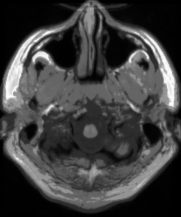
#> input picture Data/NoNoise/1.png, 181 x 217 px
$ python test.py
#> lines starting #> are read from the running program, lines starting #| are printed output that depends on the picture
#> further down, ori is the input picture: shape (217, 181, 3); min 0, max 254, mean 62.1
import cv2
import numpy as np
import math
import matplotlib.pyplot as plt


def comparison_psnr(img1, img2):
    img1 = img1.astype(np.float64)
    img2 = img2.astype(np.float64)
    mse = np.mean((img1 - img2) ** 2)
#> mse = 0
    if mse == 0:
        return 100
    max_pixel = 255.0
    psnr = 20 * math.log10(max_pixel / math.sqrt(mse))
    return psnr


def ssim(img1, img2):
    C1 = (0.01 * 255)**2
    C2 = (0.03 * 255)**2

    img1 = img1.astype(np.float64)
    img2 = img2.astype(np.float64)
    kernel = cv2.getGaussianKernel(11, 1.5)
    window = np.outer(kernel, kernel.transpose())

    mu1 = cv2.filter2D(img1, -1, window)[5:-5, 5:-5]  # valid
    mu2 = cv2.filter2D(img2, -1, window)[5:-5, 5:-5]
    mu1_sq = mu1**2
    mu2_sq = mu2**2
    mu1_mu2 = mu1 * mu2
    sigma1_sq = cv2.filter2D(img1**2, -1, window)[5:-5, 5:-5] - mu1_sq
    sigma2_sq = cv2.filter2D(img2**2, -1, window)[5:-5, 5:-5] - mu2_sq
    sigma12 = cv2.filter2D(img1 * img2, -1, window)[5:-5, 5:-5] - mu1_mu2

    ssim_map = ((2 * mu1_mu2 + C1) * (2 * sigma12 + C2)) / ((mu1_sq + mu2_sq + C1) * (sigma1_sq + sigma2_sq + C2))
    return ssim_map.mean()


def comparison_ssim(img1, img2):
    if not img1.shape == img2.shape:
        raise ValueError('Input images must have the same dimensions.')
    if img1.ndim == 2:
        return ssim(img1, img2)
    elif img1.ndim == 3:
        if img1.shape[2] == 3:
            ssims = []
            for i in range(3):
                ssims.append(ssim(img1, img2))
#> this loop made 3 passes
#> pass 1, in ssim, `mu1 = cv2.filter2D(img1, -1, window)[5:-5, 5:-5]`:
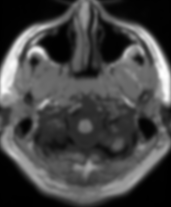
#> mu1: shape (207, 171, 3) float64; min -4.74e-15, max 244.3, mean 67.1; drawn with min black and max white
#> pass 1, in ssim, `mu1_sq = mu1**2`:
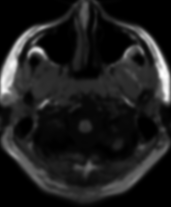
#> mu1_sq: shape (207, 171, 3) float64; min 2.24e-29, max 59694.9, mean 7237.7; drawn with min black and max white
#> pass 1, in ssim, `sigma1_sq = cv2.filter2D(img1**2, -1, window)[5:-5, 5:-5] - mu1_sq`:
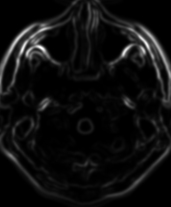
#> sigma1_sq: shape (207, 171, 3) float64; min -5.14e-12, max 6670.8, mean 400.9; drawn with min black and max white
#> after the loop, ssims = [1, 1, 1]
            return np.array(ssims).mean()
        elif img1.shape[2] == 1:
            return ssim(np.squeeze(img1), np.squeeze(img2))
    else:
        raise ValueError('Wrong input image dimensions.')


if __name__ == '__main__':
    ori = cv2.imread('Data/NoNoise/1.png')
    cp_psnr = []
    cp_ssim = []
    # cp_psnr.append(comparison_psnr(ori, ori))
    for j in range(3, 11, 2):
        com = cv2.imread('Data/NoiseLevel{}/1.png'.format(j))
        # Note: PSNR ^ -> similarity ^
        cp_psnr.append(comparison_psnr(ori, com))
        cp_ssim.append(comparison_ssim(ori, com))
        print("{}: PSNR value is {} dB".format(j, cp_psnr[-1]))
#| 3: PSNR value is 100 dB
        print("\tSSIM value is {}".format(cp_ssim[-1]))
#| 	SSIM value is 1.0
    fig_1 = plt.figure()
    plt.title('Comparison PSNR of 1.png')
    plt.xlabel('File Index')
    plt.ylabel('PSNR (dB)')
    ax = fig_1.add_subplot(111)
    ax.bar(range(len(cp_psnr)), cp_psnr, color='green')
    plt.show()
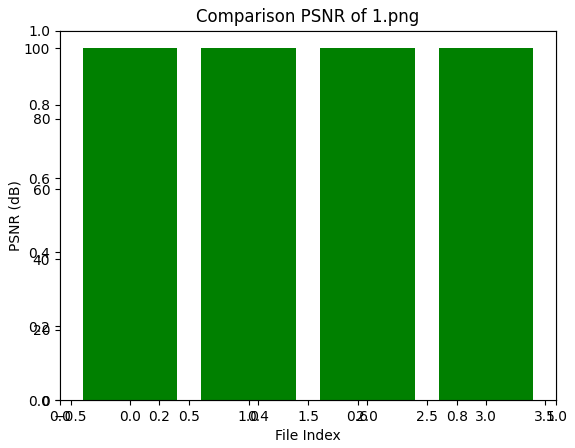
#> figure drawn by matplotlib, 1 panel
    fig_2 = plt.figure()
    plt.title('Comparison SSIM of 1.png')
    plt.xlabel('File Index')
    plt.ylabel('SSIM level')
    ax = fig_2.add_subplot(111)
    ax.bar(range(len(cp_ssim)), cp_ssim, color='blue')
    plt.show()
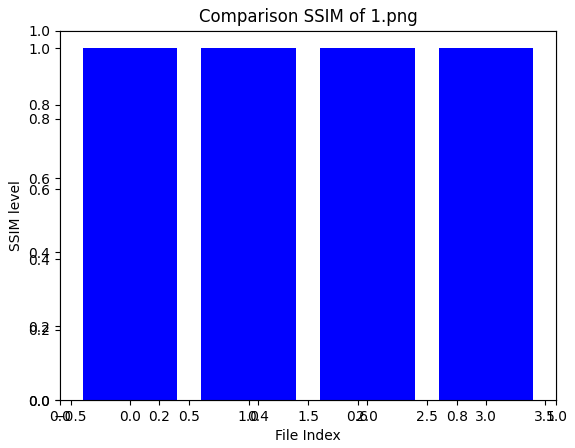
#> figure drawn by matplotlib, 1 panel
